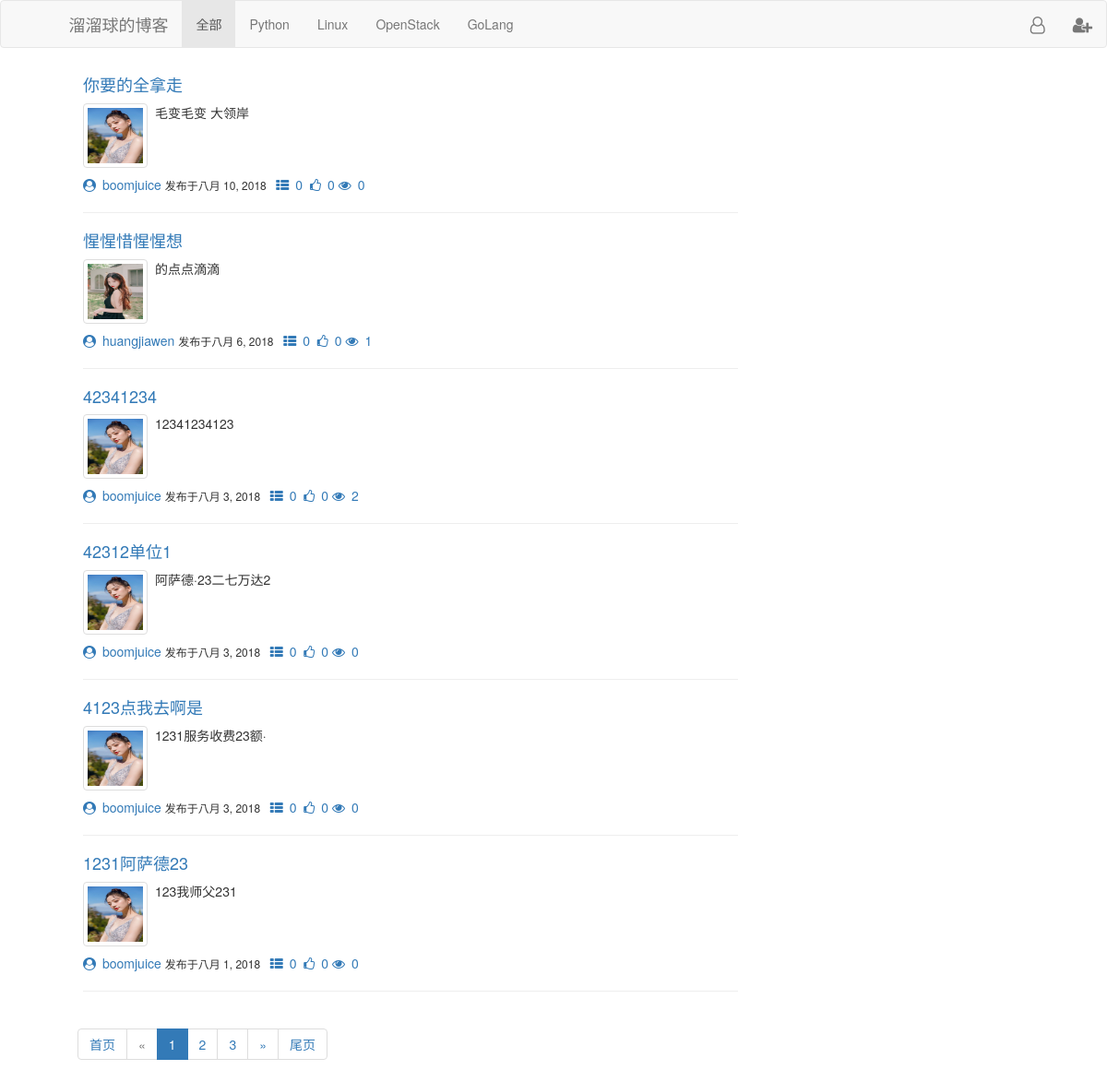
The page / on the database its author committed.
### repository/models.py (models this page shows, shortened)
class BlogArticle(models.Model):
    title = models.CharField(max_length=128, verbose_name='文章标题')
    summary = models.CharField(max_length=255, verbose_name='文章简介')
    read_count = models.IntegerField(default=0)
    comment_count = models.IntegerField(default=0)
    up_count = models.IntegerField(default=0)
    down_count = models.IntegerField(default=0)
    add_date = models.DateTimeField('保存日期', default=timezone.now)
    mod_date = models.DateTimeField('最后修改日期', auto_now=True)
    blog = models.ForeignKey('PersonalBlog', verbose_name='所属博客')
    classify = models.ForeignKey('ArticleClassify', verbose_name='个人分类', null=True)
    tags = models.ManyToManyField(to="ArticleTag",
                                  through='TagsToArticle',
                                  through_fields=('article', 'tag'),
                                  verbose_name='文章标签')
    type_choices = [
        (1, 'Python'),
        (2, 'Linux'),
        (3, ' OpenStack'),
        (4, ' GoLang'),
    ]
    article_type_id = models.IntegerField(choices=type_choices, default=None, verbose_name='文章种类')
    class Meta:
        db_table = 'BlogArticle'
        verbose_name_plural = '博客文章'

class PersonalBlog(models.Model):
    title = models.CharField(max_length=32, verbose_name='博客标题')
    site = models.CharField(max_length=32, verbose_name='博客后缀', unique=True)
    theme = models.CharField(max_length=32, verbose_name='博客主题')
    summary = models.CharField(max_length=128, verbose_name='基本介绍')
    pb = models.OneToOneField('User', related_name='pb')
    class Meta:
        db_table = 'PersonalBlog'
        verbose_name_plural = '个人博客'

class User(models.Model):
    username = models.CharField(max_length=20, verbose_name='用户名', unique=True)
    nickname = models.CharField(verbose_name='昵称', max_length=32, null=True, blank=True)
    pwd = models.CharField(max_length=32, verbose_name='密码')
    email = models.EmailField(verbose_name='邮箱', unique=True)
    img = models.ImageField(verbose_name='头像', upload_to='static/user_img', null=True)
    fans = models.ManyToManyField(to='User',
                                  through='UserFans',
                                  related_name='f',
                                  through_fields=('user', 'follower'),
                                  verbose_name='粉丝')
    class Meta:
        db_table = 'User'
        verbose_name_plural = '用户信息'

### web/view/views.py (the view)
# urls.py: url(r'^$', vs.index),
def index(request, *args, **kwargs):
    article_type_list = BlogArticle.type_choices
    if kwargs:
        article_type_id = int(kwargs['article_type_id'])
        base_url = reverse('index', kwargs=kwargs)
    else:
        article_type_id = None
        base_url = '/'
    count = BlogArticle.objects.filter(**kwargs).count()
    pagination = Pagination(count, request.GET.get('p'), 6, 7)
    articles = BlogArticle.objects.filter(**kwargs).order_by('-add_date')
    articles = articles[pagination.start():pagination.end()]
    page_str = pagination.page_str(base_url)
    context = {
        'articles': articles,
        'page_str': page_str,
        'article_type_list': article_type_list,
        'article_type_id': article_type_id,
    }
    return render(request, 'index/index.html', context=context)

### utils/Pagination/Pager.py (called while the page is built)
    def start(self):
        return (self.current_page-1)*self.per_page_data_num

    def end(self):
        return self.current_page*self.per_page_data_num

    @property
    def num_pages(self):
        a, b = divmod(self.total_count, self.per_page_data_num)
        if b == 0:
            return a
        return a+1

### templates/index/index.html (shortened to what this page needs)
<!DOCTYPE html>
<html lang="en">
<head>
    <link rel="stylesheet" href="/static/bootstrap/css/bootstrap.css">
    <link rel="stylesheet" href="/static/fa/css/font-awesome.css">
</head>
<body>
{% include 'index/header.html' %}
<div class="container-fluid" style="margin-left: 5%">
    <div class="col-md-8" style="position: relative;">
        {% for article in articles %}
            <div class="article-summary">
                <a href="/{{ article.blog.site }}/{{ article.id }}" class="aid">
                    <h4>{{ article.title }}</h4>
                </a>
                <div class="clearfix">
                    <a href="" style="float: left;margin-right: 8px">
                        <img class='img-thumbnail' src="/{{ article.blog.pb.img }}/">
                    </a>
                    {{ article.summary }}
                </div>
                <div class="information">
                    <a href="/{{ article.blog.site }}" ><i class="fa fa-user-circle">&nbsp;&nbsp;</i>{{ article.blog.pb.username }}
                    </a>
                    <span style="font-size: 12px">发布于{{ article.add_date| date }}&nbsp;&nbsp;</span>
                    <a><i class="fa fa-th-list">&nbsp;&nbsp;</i>{{ article.articlecomment_set.count }}&nbsp;</a>
                    <a><i class="fa fa-thumbs-o-up">&nbsp;&nbsp;</i>{{ article.up_count }}</a>
                    <a><i class="fa fa-eye">&nbsp;&nbsp;</i>{{ article.read_count }}</a>
                </div>
                <hr>
            </div>
        {% endfor %}
    </div>
    <div class="col-md-4">
    </div>
</div>
<div>
    <ul class="pagination">
        {{ page_str }}
    </ul>
</div>
</body>
</html>

### templates/index/header.html
<div class="navbar navbar-default">
    <div class="container-fluid">
        <div class="top">
            <div class="navbar-header">
                <a class="navbar-brand" href="#">溜溜球的博客</a>
            </div>
            <ul class="nav navbar-nav classify">
                 {% if not article_type_id %}
                    <li class="active"><a href="/">全部</a></li>
                {% else %}
                    <li><a href="/">全部</a></li>
                {% endif %}
                {% for item in article_type_list %}
                    {% if item.0 == article_type_id %}
                        <li class="active"><a href="/all/{{ item.0 }}">{{ item.1 }}</a></li>
                    {% else %}
                        <li><a href="/all/{{ item.0 }}">{{ item.1 }}</a></li>
                    {% endif %}
                {% endfor %}
            </ul>
            <ul class="nav navbar-nav" style="position:absolute;right: 0px">
                {% if request.session.user %}
                    {% if request.session.user.nickname %}
                        <li><a><i class="fa fa-user-o">&nbsp;&nbsp;</i>{{ request.session.user.nickname }}</a></li>
                    {% else %}
                        <li><a><i class="fa fa-user-o">&nbsp;&nbsp;</i>{{ request.session.user.username }}</a></li>
                    {% endif %}
                    {% if request.session.user.pb__site %}
                        <li><a href="/{{ request.session.user.pb__site }}">我的博客</a></li>
                        <li><a href="/backend/index">博客管理</a></li>
                    {% endif %}
                        <li><a href="{% url 'logout' %}">注销</a></li>
                {% else %}
                    <li><a href="{% url 'login' %}"><i class="fa fa-user-o fa-lg"></i></a></li>
                    <li><a href="{% url 'register' %}"><i class="fa fa-user-plus fa-lg "></i></a></li>
                {% endif %}
            </ul>
        </div>
    </div>
</div>

### templates/index/index.html (style rules this page uses)
.top { margin-left: 5%; }
.col-md-8 img { height: 70px; width: 70px; }
.col-md-8 .information { margin-top: 8px; }
.pagination { margin-left: 7%; }
.information a { text-decoration: none; }

### rows shown on the page
BlogArticle: title "你要的全拿走", blog.pb.img (picture), summary "毛变毛变 大领岸", blog.pb.username "boomjuice", add_date "八月 10, 2018", articlecomment_set.count "0", up_count "0", read_count "0"
BlogArticle: title "惺惺惜惺惺想", blog.pb.img (picture), summary "的点点滴滴", blog.pb.username "huangjiawen", add_date "八月 6, 2018", articlecomment_set.count "0", up_count "0", read_count "1"
BlogArticle: title "42341234", blog.pb.img (picture), summary "12341234123", blog.pb.username "boomjuice", add_date "八月 3, 2018", articlecomment_set.count "0", up_count "0", read_count "2"
BlogArticle: title "42312单位1", blog.pb.img (picture), summary "阿萨德·23二七万达2", blog.pb.username "boomjuice", add_date "八月 3, 2018", articlecomment_set.count "0", up_count "0", read_count "0"
BlogArticle: title "4123点我去啊是", blog.pb.img (picture), summary "1231服务收费23额·", blog.pb.username "boomjuice", add_date "八月 3, 2018", articlecomment_set.count "0", up_count "0", read_count "0"
BlogArticle: title "1231阿萨德23", blog.pb.img (picture), summary "123我师父231", blog.pb.username "boomjuice", add_date "八月 1, 2018", articlecomment_set.count "0", up_count "0", read_count "0"

### other values the page prints
{{ item.1 }} "Python" "Linux" "OpenStack" "GoLang"
{{ page_str }} "首页 « 1 2 3 » 尾页"
